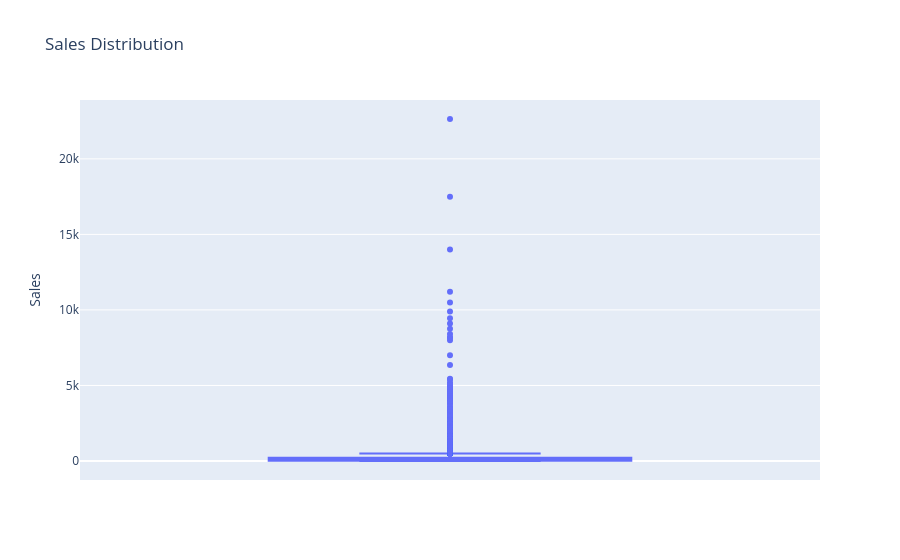

Here is the notebook cell this chart was saved with:
### Code cell
# Sales Frequency Distribution Boxplot
fig = px.box(sales,
y =sales,
title = "Sales Distribution"
)

fig.show()

### Figure 1 — Plotly figure (JSON) as saved in the notebook; plotly's stock layout.template omitted (floating-point values rounded to 4 significant figures; data arrays with more than 128 entries replaced by an {"elided": "..."} marker saying what was removed)
{"data": [{"alignmentgroup": "True", "hovertemplate": "Sales=%{y}<extra></extra>", "legendgroup": "", "marker": {"color": "#636efa"}, "name": "", "notched": false, "offsetgroup": "", "orientation": "v", "showlegend": false, "type": "box", "x0": " ", "xaxis": "x", "y": {"elided": "9994 float values"}, "y0": " ", "yaxis": "y"}], "layout": {"boxmode": "group", "legend": {"tracegroupgap": 0}, "title": {"text": "Sales Distribution"}, "xaxis": {"anchor": "y", "domain": [0, 1]}, "yaxis": {"anchor": "x", "domain": [0, 1], "title": {"text": "Sales"}}}}
